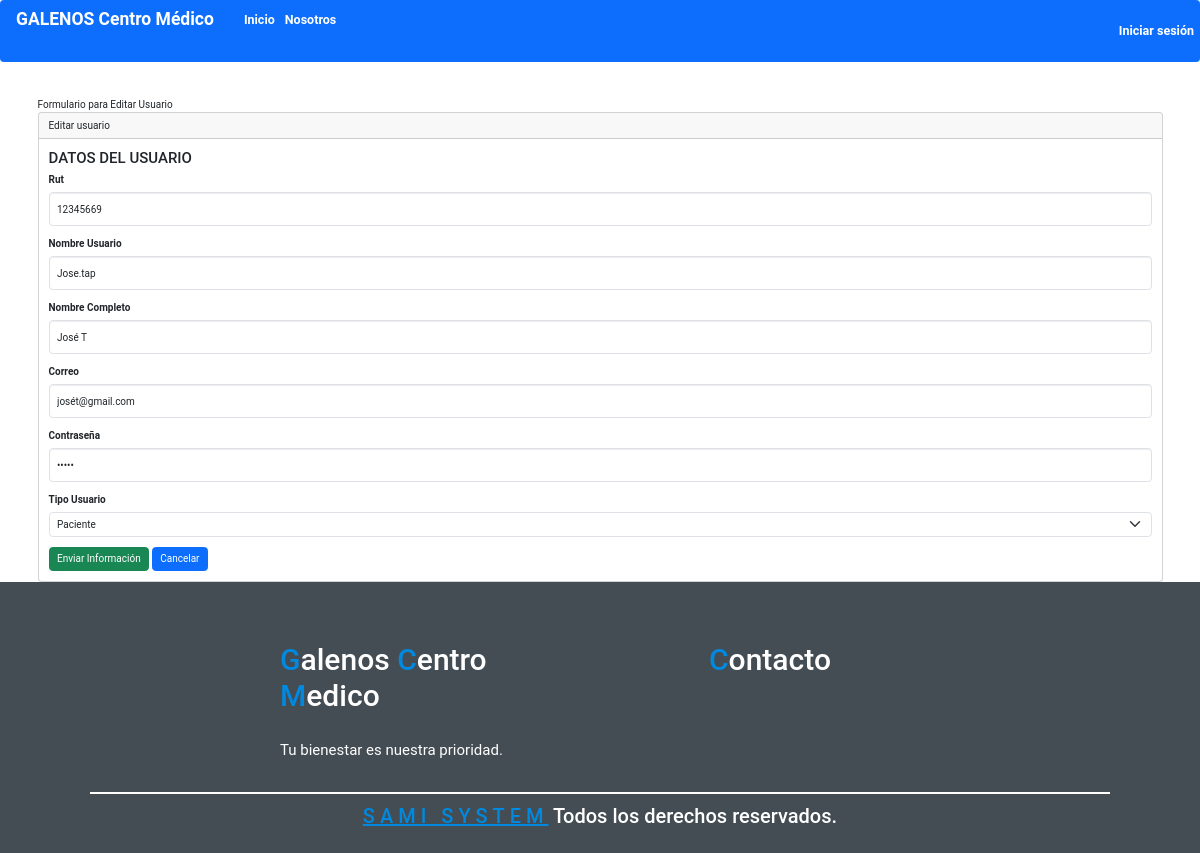
/usuarios/editar/2/, run on the app's committed database.
### crud/models.py (models this page shows, shortened)
class Usuario(models.Model):
    code = models.AutoField(primary_key=True, verbose_name="codigo")
    rut = models.CharField(max_length=12, db_index=True)
    nombre_usuario = models.CharField(max_length=20, verbose_name="Nombre Usuario")
    nombre_completo = models.CharField(max_length=50, verbose_name="Nombre Completo")
    correo = models.EmailField(max_length=100, blank=True, null=True)  # Campo de correo
    contrasenna = models.CharField(max_length=20, verbose_name="Contraseña")
    tipo_usuario = models.CharField(max_length=20, choices=TIPO_USUARIO_CHOICES, verbose_name="Tipo Usuario")

### crud/views.py (the view)
# urls.py: path('usuarios/editar/<int:code>/', views.editar, name='editar'),  # Editar usuario específico
def editar(request,code):
    usuario = Usuario.objects.get(code=code)
    formulario = UsuarioForm(request.POST or None, request.FILES or None, instance=usuario)
    if formulario.is_valid() and request.POST:
        formulario.save()
        return redirect('usuarios')
    return render(request, 'usuarios/editar.html',{'formulario': formulario})

### crud/forms.py
class UsuarioForm(forms.ModelForm):
    class Meta:
        model = Usuario
        fields = '__all__'
        widgets = {
            'tipo_usuario': forms.Select(
                choices=TIPO_USUARIO_CHOICES,
                attrs={
                    'class': 'form-select',
                }
            ),
            'rut': forms.TextInput(attrs={'class': 'form-control'}),
            'nombre_usuario': forms.TextInput(attrs={'class': 'form-control'}),
            'nombre_completo': forms.TextInput(attrs={'class': 'form-control'}),
            'correo': forms.EmailInput(attrs={'class': 'form-control'}),
            'contrasenna': forms.PasswordInput(attrs={'class': 'form-control'}),
        }

### crud/templates/usuarios/editar.html (shortened to what this page needs)
{% extends "base.html" %}
    {% block contenido %}
     Formulario para Editar Usuario
     <div class="card">
        <div class="card-header">
            Editar usuario
        </div>
        <div class="card-body">
            <h4 class="card-title">DATOS DEL USUARIO</h4>
            {% include 'usuarios/form.html' %}
        </div>
     </div>
    {% endblock %}

### crud/templates/usuarios/form.html (shortened to what this page needs)
<form enctype="multipart/form-data" method="post">
    {% for campo in formulario %}
        <div class="mb-3">
            <label for="{{ campo.id_for_label }}" class="form-label">{{ campo.label }}</label>
            {% if campo.field.widget.input_type == 'select' %}
                {{ campo }}
            {% else %}
                <input type="{{ campo.field.widget.input_type }}"
                    class="form-control"
                    name="{{ campo.name }}"
                    id="{{ campo.id_for_label }}"
                    aria-describedby="helpId"
                    placeholder="{{ campo.label }}"
                    value="{{ campo.value|default:'' }}"/>
            {% endif %}
        </div>
    {% endfor %}
    <input class="btn btn-success" type="submit" value="Enviar Información"/>
    <a class="btn btn-primary" href="{% url 'usuarios' %}" role="button">Cancelar</a>
</form>

### crud/static/core/css/style.css (style rules this page uses)
:root { --blue:#0188df; --black:#444d53; --wight:#fff; }
* { font-family: "Roboto", sans-serif; margin: 0; padding: 0; text-decoration: none; outline: none; box-sizing: border-box; transition: all linear .2s; }
html { font-size: 62.5%; overflow-x: hidden; }

### data on the page
Usuario: rut "12345669" "Jose.tap" "José T" "josét@gmail.com", formulario "Paciente"

### other printed values
{{ campo.label }} "Rut" "Nombre Usuario" "Nombre Completo" "Correo" "Contraseña" "Tipo Usuario"
